Frame 1 (no input): blank canvas, image omitted
Frame 60 (no input): blank canvas, image omitted
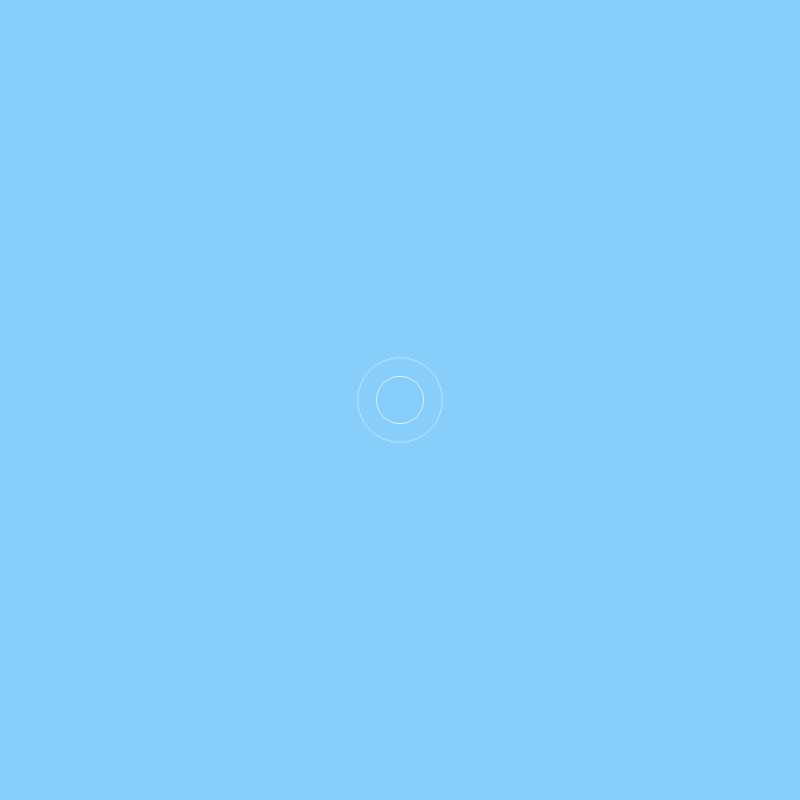
Frame 120 (the mouse pressed at the canvas centre since frame 60)

The p5.js sketch whose frames 1 and 60 were blank and that drew this single picture after the mouse press (run headless with seeded random() and noise() and a simulated clock; from frame 60 on, the mouse is pressed at the canvas centre):

// p5.js sketch
// ── sketch.js
let ripplers = [];
let maxDiameterRange = [50, 200];
let speedRange = [1, 3];

//ripple number
let numRipples = 6; 


let rippleDelay = 100; 
function setup() {
  createCanvas(800, 800);

}

function draw() {
  background(135, 206, 250);
  
  for (let i = 0; i < ripplers.length; i++) {
    ripplers[i].draw();
  }
  }

function mousePressed() {
  let x = mouseX;
  let y = mouseY;

  for (let i = 0; i < numRipples; i++) {
    setTimeout(function() {
      let newRippler = new Rippler(x, y);
      ripplers.push(newRippler);
    }, i * rippleDelay);
  }
  }

class Rippler {
  constructor(x, y) {
  this.x = x;
  this.y = y;
   this.diameter = 0;
    this.maxDiameter = random(maxDiameterRange[0], maxDiameterRange[1]);
    this.speed = random(speedRange[0], speedRange[1]);
  
  }

  draw() {
      this.diameter += this.speed;
    noFill();
    stroke(255);

    let alpha = map(this.diameter, 0, this.maxDiameter, 255, 0);
    stroke(255, alpha);
    ellipse(this.x, this.y, this.diameter);

    if (this.diameter > this.maxDiameter) {
      ripplers.splice(ripplers.indexOf(this), 1);
    }
  }
  }
